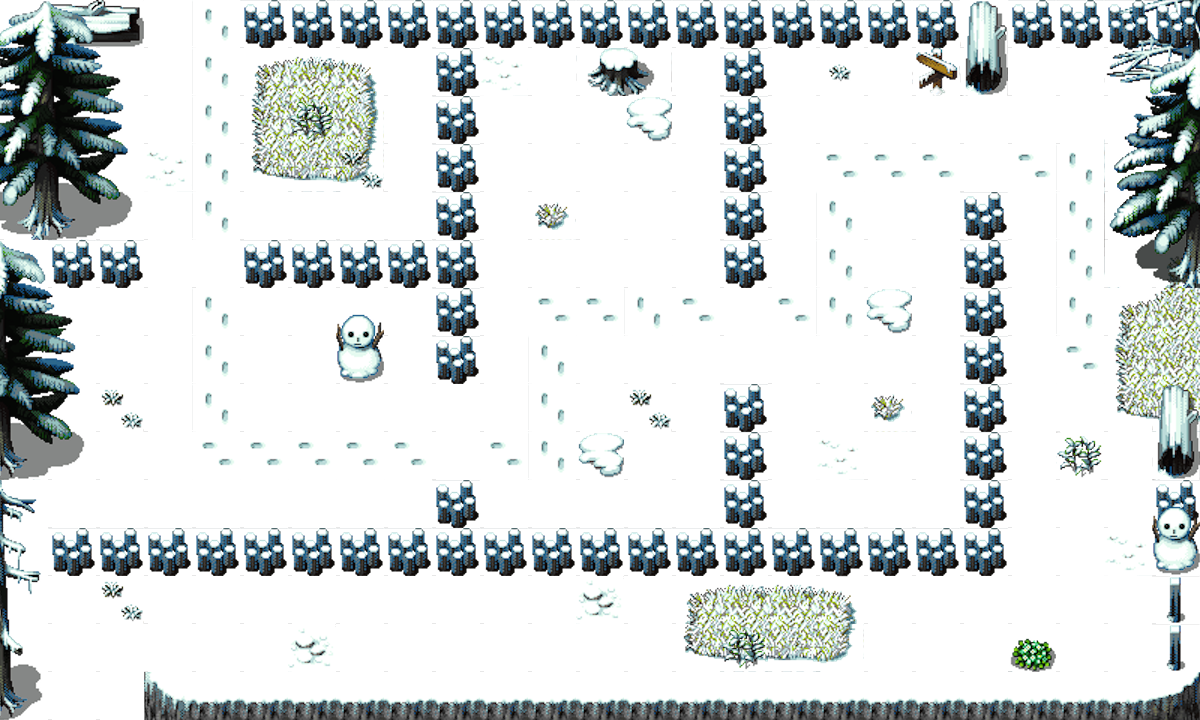

Tiled map render using the project's own tile images. Description and the map definition, with tile-layer contents summarised, below:
An orthogonal 25x15 tile map with 48x48 px tiles, 4 tile layers (fondblanc, Calque 4, decor2, decor), 4 tilesets and 29 objects.

<map version="1.0" orientation="orthogonal" width="25" height="15" tilewidth="48" tileheight="48">
 <tileset firstgid="1" name="caillous" tilewidth="24" tileheight="24">
  <image source="../Images/caillous.png" trans="ffffff" width="504" height="384" />
 </tileset>
 <tileset firstgid="337" name="snowmoda4chipsalaurabe" tilewidth="48" tileheight="48">
  <image source="../Images/snowmoda4chipsalaurabe.png" trans="ffffff" width="96" height="240" />
 </tileset>
 <tileset firstgid="347" name="tilebsnowmodalaurable" tilewidth="48" tileheight="48">
  <image source="../Images/tilebsnowmodalaurable.png" trans="ffffff" width="768" height="768" />
 </tileset>
 <tileset firstgid="603" name="Hanzo-SnowfieldSetVS-1" tilewidth="48" tileheight="48">
  <image source="../Images/Hanzo-SnowfieldSetVS-1.png" width="768" height="768" />
 </tileset>
 <layer name="fondblanc" width="25" height="15">
  <data>[375 cells, 375 non-empty, 1 distinct tile ids]</data>
 </layer>
 <layer name="Calque 4" width="25" height="15">
  <data>[375 cells, 5 non-empty, 4 distinct tile ids]</data>
 </layer>
 <layer name="decor2" width="25" height="15">
  <data>[375 cells, 140 non-empty, 55 distinct tile ids]</data>
 </layer>
 <layer name="decor" width="25" height="15">
  <data>[375 cells, 114 non-empty, 26 distinct tile ids]</data>
 </layer>
 <objectgroup color="#000000" draworder="topdown" name="wall" width="25" height="15">
  <object x="0" y="0" width="144" height="48" />
  <object x="0" y="48" width="48" height="672" />
  <object x="145" y="673" width="1056" height="48" />
  <object x="1152" y="48" width="48" height="240" />
  <object x="240" y="0" width="960" height="48" />
  <object x="1152" y="384" width="48" height="288" />
  <object x="48" y="240" width="96" height="48" />
  <object x="960" y="192" width="48" height="336" />
  <object x="720" y="48" width="48" height="240" />
  <object x="432" y="48" width="48" height="336" />
  <object x="48" y="528" width="960" height="48" />
  <object x="240" y="240" width="192" height="48" />
  <object x="432" y="480" width="48" height="48" />
  <object x="720" y="384" width="48" height="144" />
  <object x="912" y="48" width="96" height="48" />
  <object x="576" y="48" width="96" height="48" />
 </objectgroup>
 <objectgroup color="#ff0000" draworder="topdown" name="spawn" width="25" height="15">
  <object x="1059" y="336" width="48" height="48" />
  <object x="48" y="624" width="48" height="48" />
  <object x="161" y="23" width="48" height="48" />
 </objectgroup>
 <objectgroup color="#ffcc66" draworder="topdown" name="key" width="25" height="15" />
 <objectgroup color="#804000" draworder="topdown" name="door" width="25" height="15">
  <object x="145" y="1" width="95" height="10">
   <properties>
    <property name="color" value="255#255#180" />
    <property name="id" value="1" />
    <property name="teleport" value="map1#1" />
   </properties>
  </object>
  <object x="48" y="672" width="96" height="48">
   <properties>
    <property name="color" value="255#255#180" />
    <property name="id" value="1" />
    <property name="teleport" value="map7#2" />
   </properties>
  </object>
  <object x="1152" y="288" width="12" height="96">
   <properties>
    <property name="color" value="255#255#180" />
    <property name="id" value="1" />
    <property name="teleport" value="map5#5" />
   </properties>
  </object>
 </objectgroup>
 <objectgroup color="#0000ff" draworder="topdown" name="booleandoor" width="25" height="15">
  <object x="720" y="288" width="48" height="96">
   <properties>
    <property name="color" value="155#10#255" />
    <property name="id" value="4" />
   </properties>
  </object>
  <object x="432" y="384" width="48" height="96">
   <properties>
    <property name="color" value="255#155#10" />
    <property name="id" value="13" />
   </properties>
  </object>
  <object x="960" y="96" width="48" height="96">
   <properties>
    <property name="color" value="255#255#10" />
    <property name="id" value="3" />
   </properties>
  </object>
  <object x="144" y="240" width="96" height="48">
   <properties>
    <property name="color" value="155#255#10" />
    <property name="id" value="14" />
   </properties>
  </object>
 </objectgroup>
 <objectgroup color="#408000" draworder="topdown" name="switch" width="25" height="15" />
 <objectgroup color="#ff00ff" draworder="topdown" name="magic" width="25" height="15" />
 <objectgroup color="#ffffff" draworder="topdown" name="pressureplate" width="25" height="15">
  <object x="1056" y="576" width="48" height="48">
   <properties>
    <property name="close" value="" />
    <property name="color" value="255#255#10" />
    <property name="id" value="3" />
    <property name="open" value="3" />
   </properties>
  </object>
 </objectgroup>
 <objectgroup color="#800000" draworder="topdown" name="caillou" width="25" height="15">
  <object x="1056" y="96" width="48" height="48" />
  <object x="576" y="96" width="48" height="48" />
 </objectgroup>
</map>
